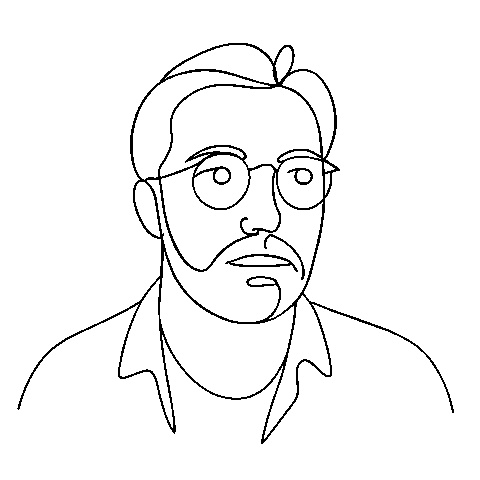
#> input picture sketch_to_draw.jpg, 480 x 480 px
$ python -i image_processor.py   (imports and definitions only)
#> lines starting #> are read from the running program, lines starting #| are printed output that depends on the picture; after the words box and inside, x2 and y2 are one past the last pixel; in counts of white or black regions, pixels touching at a corner belong together
#> further down, picture is the input picture: shape (480, 480); min 0, max 255, mean 245
"""
Image processing for sketch creation.
"""

import cv2
import numpy as np
import time
import os
import base64
from config import *


class ImageProcessor:

    def __init__(self):
        print("Loading face detection model...")
        try:
            self.face_cascade = cv2.CascadeClassifier(HAAR_CASCADE_PATH)
            if self.face_cascade.empty():
                print("Warning: Face cascade not loaded properly, continuing without face detection")
                self.face_cascade = None
            else:
                print("Face detection model loaded successfully")
        except Exception as e:
            print(f"Warning: Could not load face detection model: {e}")
            self.face_cascade = None

    # [197 lines left out: functions capture_image, create_sketch, create_sketch_with_openai, create_sketch_local, is_already_line_drawing, process_line_drawing and 1 more, not called in this run]

    def process_photo_to_sketch(self, gray_img):
        """Convert a photograph to sketch using edge detection."""
        simplified = cv2.bilateralFilter(gray_img, 15, 80, 80)
        simplified = cv2.bilateralFilter(simplified, 15, 80, 80)

        blur1 = cv2.GaussianBlur(simplified, (3, 3), 1)
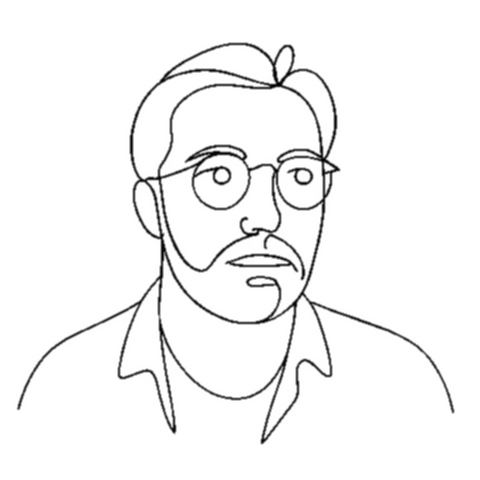
#> blur1: shape (480, 480); min 4, max 255, mean 245.4
        blur2 = cv2.GaussianBlur(simplified, (7, 7), 2)
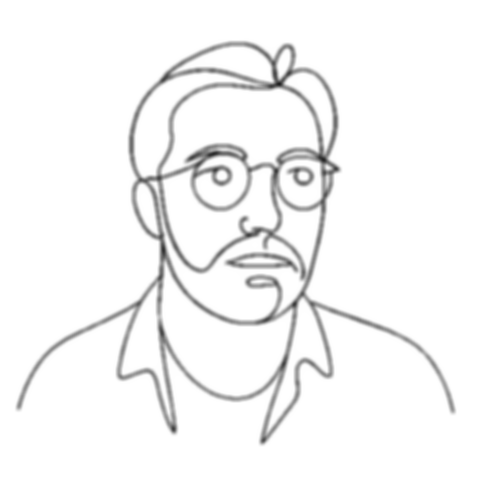
#> blur2: shape (480, 480); min 31, max 255, mean 245.4
        dog = cv2.absdiff(blur1, blur2)
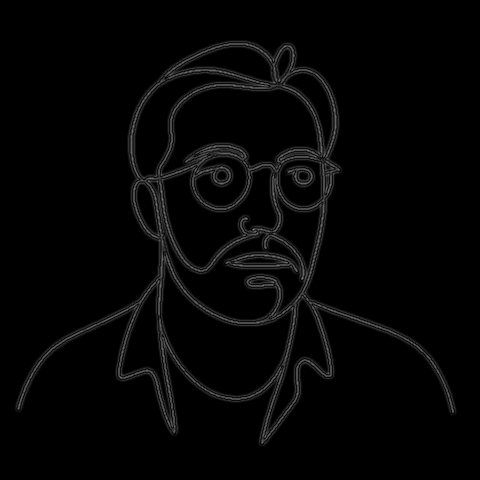
#> dog: shape (480, 480); min 0, max 128, mean 5.2
        dog = cv2.multiply(dog, 3.0)
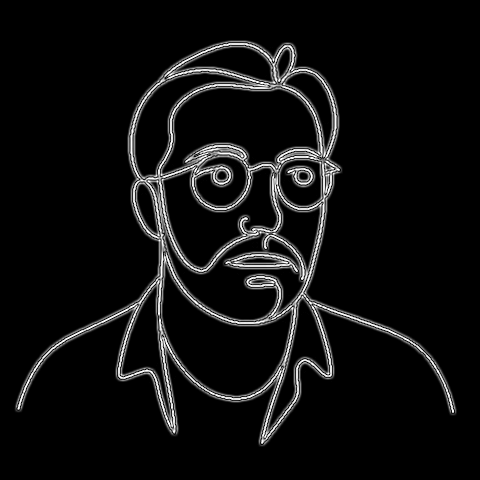
#> dog: shape (480, 480); min 0, max 255, mean 15.3

        _, edges = cv2.threshold(dog, 30, 255, cv2.THRESH_BINARY)
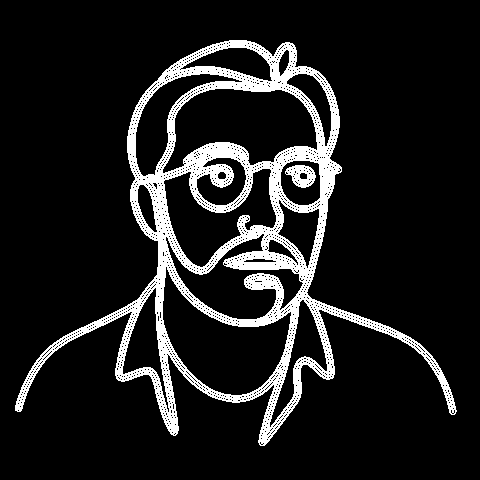
#> edges: shape (480, 480); 11.7% white; 2 white regions, box (x1, y1, x2, y2) and area: (15, 40, 457, 446) 26535, (285, 165, 316, 188) 426
        return 255 - edges

    # [221 lines left out: functions is_contour_closed, break_closed_contour, smooth_contour, remove_duplicate_contours, contours_are_similar, preprocess_contours and 2 more, not called in this run]

>>> import cv2
>>> picture = cv2.imread('sketch_to_draw.jpg', cv2.IMREAD_GRAYSCALE)
>>> result = ImageProcessor().process_photo_to_sketch(picture)
